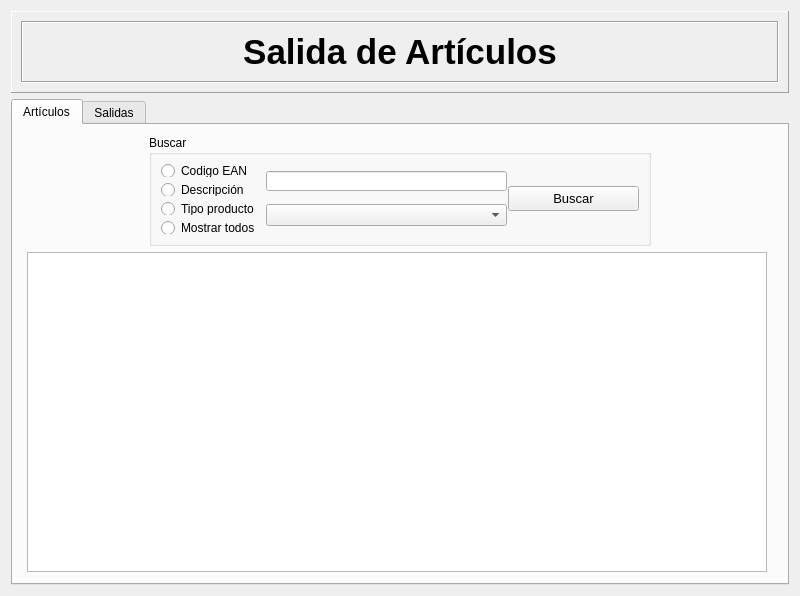
<?xml version="1.0" encoding="UTF-8"?>
<ui version="4.0">
 <class>WidgetSalidasArticulos</class>
 <widget class="QWidget" name="WidgetSalidasArticulos">
  <property name="geometry">
   <rect>
    <x>0</x>
    <y>0</y>
    <width>800</width>
    <height>596</height>
   </rect>
  </property>
  <property name="windowTitle">
   <string>Form</string>
  </property>
  <layout class="QGridLayout" name="gridLayout_4">
   <item row="0" column="0">
    <layout class="QVBoxLayout" name="verticalLayout_7">
     <item>
      <widget class="QFrame" name="frame_3">
       <property name="sizePolicy">
        <sizepolicy hsizetype="Preferred" vsizetype="Fixed">
         <horstretch>0</horstretch>
         <verstretch>0</verstretch>
        </sizepolicy>
       </property>
       <property name="frameShape">
        <enum>QFrame::Panel</enum>
       </property>
       <property name="frameShadow">
        <enum>QFrame::Raised</enum>
       </property>
       <layout class="QVBoxLayout" name="verticalLayout_6">
        <item>
         <widget class="QFrame" name="frame_4">
          <property name="frameShape">
           <enum>QFrame::Box</enum>
          </property>
          <property name="frameShadow">
           <enum>QFrame::Sunken</enum>
          </property>
          <layout class="QGridLayout" name="gridLayout_3">
           <item row="0" column="0">
            <widget class="QLabel" name="label_4">
             <property name="text">
              <string>&lt;!DOCTYPE HTML PUBLIC &quot;-//W3C//DTD HTML 4.0//EN&quot; &quot;http://www.w3.org/TR/REC-html40/strict.dtd&quot;&gt;
&lt;html&gt;&lt;head&gt;&lt;meta name=&quot;qrichtext&quot; content=&quot;1&quot; /&gt;&lt;style type=&quot;text/css&quot;&gt;
p, li { white-space: pre-wrap; }
&lt;/style&gt;&lt;/head&gt;&lt;body style=&quot; font-family:'MS Shell Dlg 2'; font-size:8.25pt; font-weight:400; font-style:normal;&quot;&gt;
&lt;p align=&quot;center&quot; style=&quot; margin-top:0px; margin-bottom:0px; margin-left:0px; margin-right:0px; -qt-block-indent:0; text-indent:0px;&quot;&gt;&lt;span style=&quot; font-size:26pt; font-weight:600;&quot;&gt;Salida de Artículos&lt;/span&gt;&lt;/p&gt;&lt;/body&gt;&lt;/html&gt;</string>
             </property>
            </widget>
           </item>
          </layout>
         </widget>
        </item>
       </layout>
      </widget>
     </item>
     <item>
      <widget class="QTabWidget" name="tabWidget">
       <property name="styleSheet">
        <string notr="true"/>
       </property>
       <property name="tabPosition">
        <enum>QTabWidget::North</enum>
       </property>
       <property name="tabShape">
        <enum>QTabWidget::Rounded</enum>
       </property>
       <property name="currentIndex">
        <number>0</number>
       </property>
       <property name="elideMode">
        <enum>Qt::ElideLeft</enum>
       </property>
       <widget class="QWidget" name="tab">
        <attribute name="title">
         <string>Artículos</string>
        </attribute>
        <layout class="QGridLayout" name="gridLayout_6">
         <item row="0" column="0">
          <layout class="QVBoxLayout" name="verticalLayout_10">
           <item>
            <layout class="QHBoxLayout" name="horizontalLayout_7">
             <item>
              <spacer name="horizontalSpacer">
               <property name="orientation">
                <enum>Qt::Horizontal</enum>
               </property>
               <property name="sizeHint" stdset="0">
                <size>
                 <width>40</width>
                 <height>20</height>
                </size>
               </property>
              </spacer>
             </item>
             <item>
              <widget class="QGroupBox" name="groupBox_2">
               <property name="sizePolicy">
                <sizepolicy hsizetype="Fixed" vsizetype="Fixed">
                 <horstretch>0</horstretch>
                 <verstretch>0</verstretch>
                </sizepolicy>
               </property>
               <property name="minimumSize">
                <size>
                 <width>502</width>
                 <height>111</height>
                </size>
               </property>
               <property name="maximumSize">
                <size>
                 <width>502</width>
                 <height>111</height>
                </size>
               </property>
               <property name="title">
                <string>Buscar</string>
               </property>
               <layout class="QGridLayout" name="gridLayout_5">
                <item row="0" column="0">
                 <layout class="QHBoxLayout" name="horizontalLayout_6">
                  <item>
                   <layout class="QHBoxLayout" name="horizontalLayout_8">
                    <item>
                     <layout class="QVBoxLayout" name="verticalLayout_8">
                      <item>
                       <widget class="QRadioButton" name="rbCodigoEAN">
                        <property name="text">
                         <string>Codigo EAN</string>
                        </property>
                       </widget>
                      </item>
                      <item>
                       <widget class="QRadioButton" name="rbDescripcion">
                        <property name="text">
                         <string>Descripción</string>
                        </property>
                       </widget>
                      </item>
                      <item>
                       <widget class="QRadioButton" name="rbTipoProducto">
                        <property name="text">
                         <string>Tipo producto</string>
                        </property>
                       </widget>
                      </item>
                      <item>
                       <widget class="QRadioButton" name="rbMostrarTodos">
                        <property name="text">
                         <string>Mostrar todos</string>
                        </property>
                       </widget>
                      </item>
                     </layout>
                    </item>
                    <item>
                     <layout class="QVBoxLayout" name="verticalLayout_9">
                      <item>
                       <widget class="QLineEdit" name="leBuscar">
                        <property name="sizePolicy">
                         <sizepolicy hsizetype="Fixed" vsizetype="Fixed">
                          <horstretch>0</horstretch>
                          <verstretch>0</verstretch>
                         </sizepolicy>
                        </property>
                        <property name="minimumSize">
                         <size>
                          <width>241</width>
                          <height>20</height>
                         </size>
                        </property>
                        <property name="maximumSize">
                         <size>
                          <width>241</width>
                          <height>20</height>
                         </size>
                        </property>
                        <property name="maxLength">
                         <number>200</number>
                        </property>
                       </widget>
                      </item>
                      <item>
                       <widget class="QComboBox" name="cbTipoProducto">
                        <property name="sizePolicy">
                         <sizepolicy hsizetype="Fixed" vsizetype="Fixed">
                          <horstretch>0</horstretch>
                          <verstretch>0</verstretch>
                         </sizepolicy>
                        </property>
                        <property name="minimumSize">
                         <size>
                          <width>241</width>
                          <height>22</height>
                         </size>
                        </property>
                        <property name="maximumSize">
                         <size>
                          <width>241</width>
                          <height>22</height>
                         </size>
                        </property>
                        <property name="toolTip">
                         <string>&lt;!DOCTYPE HTML PUBLIC &quot;-//W3C//DTD HTML 4.0//EN&quot; &quot;http://www.w3.org/TR/REC-html40/strict.dtd&quot;&gt;
&lt;html&gt;&lt;head&gt;&lt;meta name=&quot;qrichtext&quot; content=&quot;1&quot; /&gt;&lt;style type=&quot;text/css&quot;&gt;
p, li { white-space: pre-wrap; }
&lt;/style&gt;&lt;/head&gt;&lt;body style=&quot; font-family:'MS Shell Dlg 2'; font-size:8pt; font-weight:400; font-style:normal;&quot;&gt;
&lt;p style=&quot; margin-top:0px; margin-bottom:0px; margin-left:0px; margin-right:0px; -qt-block-indent:0; text-indent:0px;&quot;&gt;Tipo producto&lt;/p&gt;&lt;/body&gt;&lt;/html&gt;</string>
                        </property>
                       </widget>
                      </item>
                     </layout>
                    </item>
                   </layout>
                  </item>
                  <item>
                   <widget class="QPushButton" name="pbBuscar">
                    <property name="minimumSize">
                     <size>
                      <width>131</width>
                      <height>25</height>
                     </size>
                    </property>
                    <property name="maximumSize">
                     <size>
                      <width>131</width>
                      <height>25</height>
                     </size>
                    </property>
                    <property name="font">
                     <font>
                      <pointsize>10</pointsize>
                      <weight>50</weight>
                      <bold>false</bold>
                     </font>
                    </property>
                    <property name="toolTip">
                     <string>&lt;!DOCTYPE HTML PUBLIC &quot;-//W3C//DTD HTML 4.0//EN&quot; &quot;http://www.w3.org/TR/REC-html40/strict.dtd&quot;&gt;
&lt;html&gt;&lt;head&gt;&lt;meta name=&quot;qrichtext&quot; content=&quot;1&quot; /&gt;&lt;style type=&quot;text/css&quot;&gt;
p, li { white-space: pre-wrap; }
&lt;/style&gt;&lt;/head&gt;&lt;body style=&quot; font-family:'MS Shell Dlg 2'; font-size:10pt; font-weight:400; font-style:normal;&quot;&gt;
&lt;p style=&quot; margin-top:0px; margin-bottom:0px; margin-left:0px; margin-right:0px; -qt-block-indent:0; text-indent:0px;&quot;&gt;&lt;span style=&quot; font-size:8pt;&quot;&gt;Buscar&lt;/span&gt;&lt;/p&gt;&lt;/body&gt;&lt;/html&gt;</string>
                    </property>
                    <property name="text">
                     <string>Buscar</string>
                    </property>
                   </widget>
                  </item>
                 </layout>
                </item>
               </layout>
              </widget>
             </item>
             <item>
              <spacer name="horizontalSpacer_2">
               <property name="orientation">
                <enum>Qt::Horizontal</enum>
               </property>
               <property name="sizeHint" stdset="0">
                <size>
                 <width>40</width>
                 <height>20</height>
                </size>
               </property>
              </spacer>
             </item>
            </layout>
           </item>
           <item>
            <layout class="QHBoxLayout" name="horizontalLayout_9">
             <item>
              <spacer name="horizontalSpacer_5">
               <property name="orientation">
                <enum>Qt::Horizontal</enum>
               </property>
               <property name="sizeHint" stdset="0">
                <size>
                 <width>13</width>
                 <height>20</height>
                </size>
               </property>
              </spacer>
             </item>
             <item>
              <widget class="QTableView" name="tvArticulos">
               <property name="minimumSize">
                <size>
                 <width>740</width>
                 <height>320</height>
                </size>
               </property>
               <property name="maximumSize">
                <size>
                 <width>740</width>
                 <height>320</height>
                </size>
               </property>
               <property name="font">
                <font>
                 <weight>75</weight>
                 <bold>true</bold>
                </font>
               </property>
               <property name="toolTip">
                <string>&lt;!DOCTYPE HTML PUBLIC &quot;-//W3C//DTD HTML 4.0//EN&quot; &quot;http://www.w3.org/TR/REC-html40/strict.dtd&quot;&gt;
&lt;html&gt;&lt;head&gt;&lt;meta name=&quot;qrichtext&quot; content=&quot;1&quot; /&gt;&lt;style type=&quot;text/css&quot;&gt;
p, li { white-space: pre-wrap; }
&lt;/style&gt;&lt;/head&gt;&lt;body style=&quot; font-family:'Segoe UI'; font-size:9pt; font-weight:400; font-style:normal;&quot;&gt;
&lt;p style=&quot;-qt-paragraph-type:empty; margin-top:0px; margin-bottom:0px; margin-left:0px; margin-right:0px; -qt-block-indent:0; text-indent:0px;&quot;&gt;&lt;/p&gt;&lt;/body&gt;&lt;/html&gt;</string>
               </property>
               <property name="autoScroll">
                <bool>true</bool>
               </property>
               <property name="tabKeyNavigation">
                <bool>true</bool>
               </property>
               <property name="showDropIndicator" stdset="0">
                <bool>true</bool>
               </property>
               <property name="dragDropOverwriteMode">
                <bool>true</bool>
               </property>
               <property name="alternatingRowColors">
                <bool>true</bool>
               </property>
               <property name="selectionMode">
                <enum>QAbstractItemView::NoSelection</enum>
               </property>
               <property name="selectionBehavior">
                <enum>QAbstractItemView::SelectRows</enum>
               </property>
               <property name="textElideMode">
                <enum>Qt::ElideMiddle</enum>
               </property>
               <property name="verticalScrollMode">
                <enum>QAbstractItemView::ScrollPerItem</enum>
               </property>
               <property name="horizontalScrollMode">
                <enum>QAbstractItemView::ScrollPerItem</enum>
               </property>
               <property name="showGrid">
                <bool>true</bool>
               </property>
               <property name="sortingEnabled">
                <bool>true</bool>
               </property>
               <property name="wordWrap">
                <bool>true</bool>
               </property>
               <property name="cornerButtonEnabled">
                <bool>true</bool>
               </property>
               <attribute name="horizontalHeaderHighlightSections">
                <bool>true</bool>
               </attribute>
               <attribute name="horizontalHeaderStretchLastSection">
                <bool>true</bool>
               </attribute>
               <attribute name="verticalHeaderVisible">
                <bool>false</bool>
               </attribute>
               <attribute name="verticalHeaderHighlightSections">
                <bool>true</bool>
               </attribute>
              </widget>
             </item>
             <item>
              <spacer name="horizontalSpacer_6">
               <property name="orientation">
                <enum>Qt::Horizontal</enum>
               </property>
               <property name="sizeHint" stdset="0">
                <size>
                 <width>18</width>
                 <height>20</height>
                </size>
               </property>
              </spacer>
             </item>
            </layout>
           </item>
          </layout>
         </item>
        </layout>
       </widget>
       <widget class="QWidget" name="tab_2">
        <attribute name="title">
         <string>Salidas</string>
        </attribute>
        <layout class="QGridLayout" name="gridLayout_8">
         <item row="0" column="0">
          <layout class="QVBoxLayout" name="verticalLayout_11">
           <item>
            <layout class="QHBoxLayout" name="horizontalLayout_11">
             <item>
              <spacer name="horizontalSpacer_7">
               <property name="orientation">
                <enum>Qt::Horizontal</enum>
               </property>
               <property name="sizeHint" stdset="0">
                <size>
                 <width>40</width>
                 <height>20</height>
                </size>
               </property>
              </spacer>
             </item>
             <item>
              <widget class="QGroupBox" name="groupBox_3">
               <property name="sizePolicy">
                <sizepolicy hsizetype="Fixed" vsizetype="Fixed">
                 <horstretch>0</horstretch>
                 <verstretch>0</verstretch>
                </sizepolicy>
               </property>
               <property name="minimumSize">
                <size>
                 <width>381</width>
                 <height>55</height>
                </size>
               </property>
               <property name="maximumSize">
                <size>
                 <width>381</width>
                 <height>55</height>
                </size>
               </property>
               <property name="title">
                <string>Listar por fecha</string>
               </property>
               <layout class="QGridLayout" name="gridLayout_7">
                <item row="0" column="0">
                 <layout class="QHBoxLayout" name="horizontalLayout_10">
                  <item>
                   <widget class="QLabel" name="label_5">
                    <property name="sizePolicy">
                     <sizepolicy hsizetype="Fixed" vsizetype="Fixed">
                      <horstretch>0</horstretch>
                      <verstretch>0</verstretch>
                     </sizepolicy>
                    </property>
                    <property name="minimumSize">
                     <size>
                      <width>93</width>
                      <height>13</height>
                     </size>
                    </property>
                    <property name="maximumSize">
                     <size>
                      <width>93</width>
                      <height>13</height>
                     </size>
                    </property>
                    <property name="text">
                     <string>Fecha de salida</string>
                    </property>
                   </widget>
                  </item>
                  <item>
                   <widget class="QDateEdit" name="deDate">
                    <property name="minimumSize">
                     <size>
                      <width>0</width>
                      <height>20</height>
                     </size>
                    </property>
                    <property name="maximumSize">
                     <size>
                      <width>16777215</width>
                      <height>20</height>
                     </size>
                    </property>
                    <property name="calendarPopup">
                     <bool>true</bool>
                    </property>
                   </widget>
                  </item>
                 </layout>
                </item>
               </layout>
              </widget>
             </item>
             <item>
              <spacer name="horizontalSpacer_8">
               <property name="orientation">
                <enum>Qt::Horizontal</enum>
               </property>
               <property name="sizeHint" stdset="0">
                <size>
                 <width>40</width>
                 <height>20</height>
                </size>
               </property>
              </spacer>
             </item>
            </layout>
           </item>
           <item>
            <layout class="QHBoxLayout" name="horizontalLayout_12">
             <item>
              <spacer name="horizontalSpacer_3">
               <property name="orientation">
                <enum>Qt::Horizontal</enum>
               </property>
               <property name="sizeHint" stdset="0">
                <size>
                 <width>40</width>
                 <height>20</height>
                </size>
               </property>
              </spacer>
             </item>
             <item>
              <widget class="QTableView" name="tvSalidas">
               <property name="sizePolicy">
                <sizepolicy hsizetype="Minimum" vsizetype="Minimum">
                 <horstretch>0</horstretch>
                 <verstretch>0</verstretch>
                </sizepolicy>
               </property>
               <property name="minimumSize">
                <size>
                 <width>740</width>
                 <height>345</height>
                </size>
               </property>
               <property name="font">
                <font>
                 <weight>75</weight>
                 <bold>true</bold>
                </font>
               </property>
               <property name="alternatingRowColors">
                <bool>true</bool>
               </property>
               <property name="selectionMode">
                <enum>QAbstractItemView::NoSelection</enum>
               </property>
               <property name="selectionBehavior">
                <enum>QAbstractItemView::SelectRows</enum>
               </property>
               <property name="textElideMode">
                <enum>Qt::ElideMiddle</enum>
               </property>
               <property name="sortingEnabled">
                <bool>true</bool>
               </property>
               <attribute name="horizontalHeaderStretchLastSection">
                <bool>true</bool>
               </attribute>
               <attribute name="verticalHeaderVisible">
                <bool>false</bool>
               </attribute>
              </widget>
             </item>
             <item>
              <spacer name="horizontalSpacer_4">
               <property name="orientation">
                <enum>Qt::Horizontal</enum>
               </property>
               <property name="sizeHint" stdset="0">
                <size>
                 <width>40</width>
                 <height>20</height>
                </size>
               </property>
              </spacer>
             </item>
            </layout>
           </item>
          </layout>
         </item>
        </layout>
       </widget>
      </widget>
     </item>
    </layout>
   </item>
  </layout>
 </widget>
 <tabstops>
  <tabstop>tabWidget</tabstop>
  <tabstop>rbCodigoEAN</tabstop>
  <tabstop>leBuscar</tabstop>
  <tabstop>rbDescripcion</tabstop>
  <tabstop>rbTipoProducto</tabstop>
  <tabstop>cbTipoProducto</tabstop>
  <tabstop>pbBuscar</tabstop>
  <tabstop>rbMostrarTodos</tabstop>
  <tabstop>tvArticulos</tabstop>
  <tabstop>deDate</tabstop>
  <tabstop>tvSalidas</tabstop>
 </tabstops>
 <resources/>
 <connections/>
</ui>
